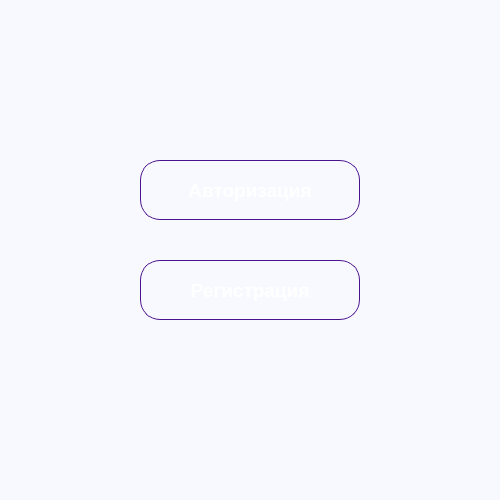
<?xml version="1.0" encoding="UTF-8"?>
<ui version="4.0">
 <class>MainWindow</class>
 <widget class="QMainWindow" name="MainWindow">
  <property name="geometry">
   <rect>
    <x>0</x>
    <y>0</y>
    <width>500</width>
    <height>500</height>
   </rect>
  </property>
  <property name="minimumSize">
   <size>
    <width>500</width>
    <height>500</height>
   </size>
  </property>
  <property name="maximumSize">
   <size>
    <width>500</width>
    <height>500</height>
   </size>
  </property>
  <property name="windowTitle">
   <string>Главная форма</string>
  </property>
  <property name="windowIcon">
   <iconset resource="IMG.qrc">
    <normaloff>:/IMG/IMG/logoSN.png</normaloff>:/IMG/IMG/logoSN.png</iconset>
  </property>
  <property name="styleSheet">
   <string notr="true">background-color: rgb(248, 249, 255);</string>
  </property>
  <widget class="QWidget" name="centralwidget">
   <widget class="QPushButton" name="log_button">
    <property name="geometry">
     <rect>
      <x>140</x>
      <y>160</y>
      <width>220</width>
      <height>60</height>
     </rect>
    </property>
    <property name="font">
     <font>
      <family>Arial</family>
      <pointsize>14</pointsize>
      <bold>true</bold>
     </font>
    </property>
    <property name="cursor">
     <cursorShape>PointingHandCursor</cursorShape>
    </property>
    <property name="styleSheet">
     <string notr="true">QPushButton 
{
    background: qlineargradient(
        x1:0, y1:0, x2:0, y2:1,
        stop:0 #6a3093, 
        stop:1 #a044ff 
    );
    color: white;     
    border-radius: 20px;
    padding: 8px 16px;  
    font-weight: bold;   
    border: 1px solid #4a148c; 
}

QPushButton:hover
 {
    background: qlineargradient(
        x1:0, y1:0, x2:0, y2:1,
        stop:0 #7b1fa2,
        stop:1 #aa00ff
    );
    border: 2px solid #7b1fa2;
}

QPushButton:pressed 
{
    background: qlineargradient(
        x1:0, y1:0, x2:0, y2:1,
        stop:0 #4a148c,
        stop:1 #7b1fa2
    );
}</string>
    </property>
    <property name="text">
     <string>Авторизация</string>
    </property>
   </widget>
   <widget class="QPushButton" name="reg_button">
    <property name="geometry">
     <rect>
      <x>140</x>
      <y>260</y>
      <width>220</width>
      <height>60</height>
     </rect>
    </property>
    <property name="font">
     <font>
      <family>Arial</family>
      <pointsize>14</pointsize>
      <bold>true</bold>
     </font>
    </property>
    <property name="cursor">
     <cursorShape>PointingHandCursor</cursorShape>
    </property>
    <property name="styleSheet">
     <string notr="true">QPushButton 
{
    background: qlineargradient(
        x1:0, y1:0, x2:0, y2:1,
        stop:0 #6a3093, 
        stop:1 #a044ff 
    );
    color: white;     
    border-radius: 20px;
    padding: 8px 16px;  
    font-weight: bold;   
    border: 1px solid #4a148c; 
}

QPushButton:hover
 {
    background: qlineargradient(
        x1:0, y1:0, x2:0, y2:1,
        stop:0 #7b1fa2,
        stop:1 #aa00ff
    );
    border: 2px solid #7b1fa2;
}

QPushButton:pressed 
{
    background: qlineargradient(
        x1:0, y1:0, x2:0, y2:1,
        stop:0 #4a148c,
        stop:1 #7b1fa2
    );
}</string>
    </property>
    <property name="text">
     <string>Регистрация</string>
    </property>
   </widget>
  </widget>
  <widget class="QMenuBar" name="menubar">
   <property name="geometry">
    <rect>
     <x>0</x>
     <y>0</y>
     <width>500</width>
     <height>22</height>
    </rect>
   </property>
  </widget>
  <widget class="QStatusBar" name="statusbar"/>
 </widget>
 <resources>
  <include location="IMG.qrc"/>
 </resources>
 <connections/>
</ui>
